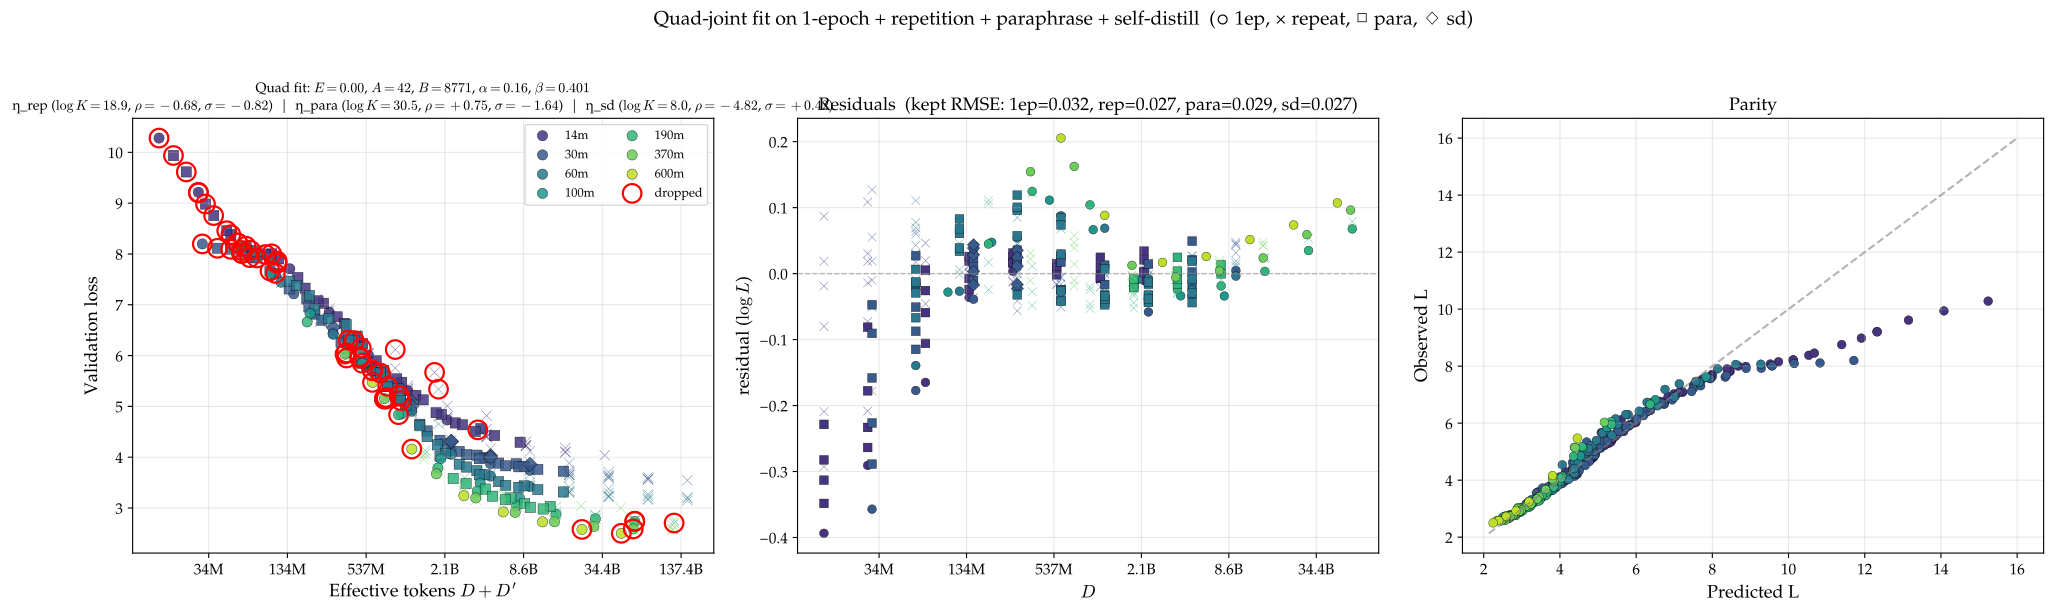

Recreate this plot in Python.
"""
Quad-joint one-shot fit on 1-epoch + multi-epoch *repetition* + *paraphrase*
+ *self-distill* data, all simultaneously.

Functional form (shared Chinchilla, separate η for each "second stream"):

    L(N, D, D'; src) = E + A/N^α + B / (D + η_src(D, D'; N) · D')^β

with src ∈ {none (1-epoch), repeat, para, sd}.  η_src is exp-sat
"Form B" with explicit R*(D, N):

    η_src(D, D'; N) = R*_src · (1 − e^{−x/R*_src}) / x,    x = D'/D,
    log R*_src = log K_src + ρ_src · log(D/N) + σ_src · log N.

We fit **14 parameters**:
  Chinchilla   : e, a, b, α, β            (5 — *shared*)
  η_repeat     : log K_rep, ρ_rep, σ_rep  (3)
  η_paraphrase : log K_para, ρ_para, σ_para (3)
  η_selfdistill: log K_sd, ρ_sd, σ_sd     (3 — σ_sd is unidentified
                                          since SD is 30M-only; reported
                                          for completeness)

Pipeline mirrors fit_joint_triple.py:
  Stage 1: 9-param rep+1ep fit (writeup_final reference reproduction).
  Stage 2: 11-param triple by warm-starting + para grid.
  Stage 3: 14-param quad by warm-starting + SD grid.
  Stage 4: iterative residual drop on the pooled (1ep + rep + para + SD).
"""

import glob
import os
import sys
from typing import Dict, List, Optional

import matplotlib.pyplot as plt
import numpy as np
import torch
from matplotlib import font_manager
from matplotlib.ticker import FuncFormatter

sys.path.insert(0, os.path.dirname(__file__))

# Palatino styling
for _f in glob.glob("/usr/share/fonts/urw-base35/P052-*.otf"):
    font_manager.fontManager.addfont(_f)
plt.rcParams.update({
    "font.family":      "serif",
    "font.serif":       ["P052", "Palatino", "TeX Gyre Pagella", "serif"],
    "mathtext.fontset": "cm",
    "font.size":        12,
    "axes.titlesize":   13,
    "axes.labelsize":   13,
    "xtick.labelsize":  11,
    "ytick.labelsize":  11,
    "legend.fontsize":  10,
    "figure.titlesize": 14,
})

from data import (OVERFIT_EXCLUDE, SIZES, TTP_RATIO,  # noqa: E402
                  extract_1epoch, extract_multi_epoch,
                  extract_paraphrase, extract_selfdistill,
                  load_with_extras)
from fit_lse import expand_grid, fit_lse, logsumexp_stable  # noqa: E402

SCRIPT_DIR = os.path.dirname(os.path.abspath(__file__))
DELTA = 0.1
SOURCE_NONE, SOURCE_REPEAT, SOURCE_PARA, SOURCE_SD = 0, 1, 2, 3

REF_1EP_ONLY = dict(E=1.72, A=1115, B=20828, alpha=0.390, beta=0.451)
REF_ONESHOT_REP = dict(E=0.050, A=31.5, B=16539, alpha=0.137, beta=0.436,
                        log_K_rep=10.32, rho_rep=-0.270, sigma_rep=-0.388)
# Triple fit (k=15) from fit_joint_triple.py
REF_TRIPLE_K15 = dict(E=0.003, A=28.9, B=15599, alpha=0.133, beta=0.431,
                       log_K_rep=10.58, rho_rep=-0.414, sigma_rep=-0.394,
                       log_K_para=10.10, rho_para=-2.555, sigma_para=+0.177)


# ──────────────────────────────────────────────────────────────────────
# Forward
# ──────────────────────────────────────────────────────────────────────

def _Rstar(log_K, rho, sigma, log_DoverN, log_N):
    return torch.exp(log_K + rho * log_DoverN + sigma * log_N)


def _eta_formB(R, x_safe):
    return R * (1.0 - torch.exp(-x_safe / R)) / x_safe


def make_quad_forward(N_arr, D_arr, Dp_arr, source_arr):
    log_N = torch.tensor(np.log(N_arr), dtype=torch.float64)
    D_t  = torch.tensor(D_arr, dtype=torch.float64)
    Dp_t = torch.tensor(Dp_arr, dtype=torch.float64)
    src_t = torch.tensor(source_arr, dtype=torch.int64)
    log_DoverN = torch.log(D_t / torch.tensor(N_arr, dtype=torch.float64))
    is_rep  = (src_t == SOURCE_REPEAT)
    is_para = (src_t == SOURCE_PARA)
    is_sd   = (src_t == SOURCE_SD)
    has_Dp  = is_rep | is_para | is_sd
    safe_D = torch.where(D_t > 0, D_t, torch.ones_like(D_t))
    x = Dp_t / safe_D
    safe_x = torch.where(has_Dp, x, torch.ones_like(x))

    def forward(p):
        R_rep  = _Rstar(p["log_K_rep"],  p["rho_rep"],  p["sigma_rep"],
                         log_DoverN, log_N)
        R_para = _Rstar(p["log_K_para"], p["rho_para"], p["sigma_para"],
                         log_DoverN, log_N)
        R_sd   = _Rstar(p["log_K_sd"],   p["rho_sd"],   p["sigma_sd"],
                         log_DoverN, log_N)
        eta_rep  = _eta_formB(R_rep,  safe_x)
        eta_para = _eta_formB(R_para, safe_x)
        eta_sd   = _eta_formB(R_sd,   safe_x)
        eta = torch.where(is_rep,  eta_rep,
                torch.where(is_para, eta_para,
                  torch.where(is_sd, eta_sd, torch.zeros_like(eta_rep))))
        D_eff = D_t + eta * Dp_t
        log_D_eff = torch.log(D_eff)
        terms = torch.stack([
            p["e"].expand_as(log_N),
            p["a"] - p["alpha"] * log_N,
            p["b"] - p["beta"] * log_D_eff,
        ], dim=0)
        return logsumexp_stable(terms, dim=0)

    return forward


def make_triple_forward(N_arr, D_arr, Dp_arr, source_arr):
    """3-stream version (no SD), used in stage-2 warm-start."""
    log_N = torch.tensor(np.log(N_arr), dtype=torch.float64)
    D_t  = torch.tensor(D_arr, dtype=torch.float64)
    Dp_t = torch.tensor(Dp_arr, dtype=torch.float64)
    src_t = torch.tensor(source_arr, dtype=torch.int64)
    log_DoverN = torch.log(D_t / torch.tensor(N_arr, dtype=torch.float64))
    is_rep  = (src_t == SOURCE_REPEAT)
    is_para = (src_t == SOURCE_PARA)
    has_Dp  = is_rep | is_para
    safe_D = torch.where(D_t > 0, D_t, torch.ones_like(D_t))
    x = Dp_t / safe_D
    safe_x = torch.where(has_Dp, x, torch.ones_like(x))

    def forward(p):
        R_rep  = _Rstar(p["log_K_rep"],  p["rho_rep"],  p["sigma_rep"],
                         log_DoverN, log_N)
        R_para = _Rstar(p["log_K_para"], p["rho_para"], p["sigma_para"],
                         log_DoverN, log_N)
        eta_rep  = _eta_formB(R_rep,  safe_x)
        eta_para = _eta_formB(R_para, safe_x)
        eta = torch.where(is_rep, eta_rep,
                           torch.where(is_para, eta_para,
                                        torch.zeros_like(eta_rep)))
        D_eff = D_t + eta * Dp_t
        log_D_eff = torch.log(D_eff)
        terms = torch.stack([
            p["e"].expand_as(log_N),
            p["a"] - p["alpha"] * log_N,
            p["b"] - p["beta"] * log_D_eff,
        ], dim=0)
        return logsumexp_stable(terms, dim=0)

    return forward


def make_rep_only_forward(N_arr, D_arr, Dp_arr, is_multi_arr):
    log_N = torch.tensor(np.log(N_arr), dtype=torch.float64)
    D_t  = torch.tensor(D_arr, dtype=torch.float64)
    Dp_t = torch.tensor(Dp_arr, dtype=torch.float64)
    has_Dp = torch.tensor(is_multi_arr, dtype=torch.bool)
    log_DoverN = torch.log(D_t / torch.tensor(N_arr, dtype=torch.float64))
    safe_D = torch.where(D_t > 0, D_t, torch.ones_like(D_t))
    x = Dp_t / safe_D
    safe_x = torch.where(has_Dp, x, torch.ones_like(x))

    def forward(p):
        R = _Rstar(p["log_K_rep"], p["rho_rep"], p["sigma_rep"],
                    log_DoverN, log_N)
        eta = _eta_formB(R, safe_x)
        eta = torch.where(has_Dp, eta, torch.zeros_like(eta))
        D_eff = D_t + eta * Dp_t
        log_D_eff = torch.log(D_eff)
        terms = torch.stack([
            p["e"].expand_as(log_N),
            p["a"] - p["alpha"] * log_N,
            p["b"] - p["beta"] * log_D_eff,
        ], dim=0)
        return logsumexp_stable(terms, dim=0)

    return forward


# ──────────────────────────────────────────────────────────────────────
# Data
# ──────────────────────────────────────────────────────────────────────

def collect_pooled_quad():
    tags, Ns, Ds, Dps, Ls, src = [], [], [], [], [], []
    for size in SIZES:
        N, datasets, parap, sd_ds = load_with_extras(size)
        s1, D1, L1 = extract_1epoch(datasets, N, scale_min=0.0)
        for d, l in zip(D1, L1):
            tags.append(size); Ns.append(N); Ds.append(d); Dps.append(0.0)
            Ls.append(l); src.append(SOURCE_NONE)
        sm, Dm, em, Dpm, Lm, _ = extract_multi_epoch(
            datasets, N, scale_min=0.0,
            exclude_overfit=OVERFIT_EXCLUDE.get(size, set()))
        for d, dp, l in zip(Dm, Dpm, Lm):
            tags.append(size); Ns.append(N); Ds.append(d); Dps.append(dp)
            Ls.append(l); src.append(SOURCE_REPEAT)
        if parap:
            sp, Dp_, _, Dpp, Lp, _ = extract_paraphrase(
                datasets, parap, N, scale_min=0.0)
            for d, dp, l in zip(Dp_, Dpp, Lp):
                tags.append(size); Ns.append(N); Ds.append(d); Dps.append(dp)
                Ls.append(l); src.append(SOURCE_PARA)
        if sd_ds:
            ss, Ds_sd, _, Dp_sd, Lsd, _ = extract_selfdistill(
                datasets, sd_ds, N, scale_min=0.0)
            for d, dp, l in zip(Ds_sd, Dp_sd, Lsd):
                tags.append(size); Ns.append(N); Ds.append(d); Dps.append(dp)
                Ls.append(l); src.append(SOURCE_SD)
    return dict(
        tags=np.array(tags),
        N=np.array(Ns, dtype=np.float64),
        D=np.array(Ds, dtype=np.float64),
        Dp=np.array(Dps, dtype=np.float64),
        L=np.array(Ls, dtype=np.float64),
        source=np.array(src, dtype=np.int64),
    )


# ──────────────────────────────────────────────────────────────────────
# Fitting
# ──────────────────────────────────────────────────────────────────────

GRID_REP_ONLY = expand_grid({
    "e":           [0.0, 1.0],
    "a":           [3.0, 12.0],
    "b":           [5.0, 12.0],
    "alpha":       [0.15, 0.4],
    "beta":        [0.3, 0.5],
    "log_K_rep":   [10.0, 18.0],
    "rho_rep":     [-1.0, 0.0],
    "sigma_rep":   [-1.0, 0.0],
})

PARA_GRID = [
    {"log_K_para": lk, "rho_para": rp, "sigma_para": sg}
    for lk in [10.0, 14.0, 18.0]
    for rp in [-2.0, -0.5, 1.0, 2.0]
    for sg in [-1.0, 0.0, 1.0]
]

SD_GRID = [
    {"log_K_sd": lk, "rho_sd": rp, "sigma_sd": sg}
    for lk in [8.0, 14.0, 18.0]
    for rp in [-1.0, 0.0, 1.0]
    for sg in [-1.0, 0.0]   # note: σ_sd is unidentified (only one N for SD)
]


def stage1_rep_only(data, delta=DELTA):
    keep = (data["source"] == SOURCE_NONE) | (data["source"] == SOURCE_REPEAT)
    fwd = make_rep_only_forward(
        data["N"][keep], data["D"][keep], data["Dp"][keep],
        is_multi_arr=(data["source"][keep] == SOURCE_REPEAT))
    log_L = torch.tensor(np.log(data["L"][keep]), dtype=torch.float64)
    return fit_lse(fwd, log_L, GRID_REP_ONLY, delta=delta, verbose=False)


def stage2_triple(data, warm_rep_params, delta=DELTA):
    keep = data["source"] != SOURCE_SD
    init_grid = [{**{k: float(v) for k, v in warm_rep_params.items()}, **g}
                 for g in PARA_GRID]
    fwd = make_triple_forward(
        data["N"][keep], data["D"][keep],
        data["Dp"][keep], data["source"][keep])
    log_L = torch.tensor(np.log(data["L"][keep]), dtype=torch.float64)
    return fit_lse(fwd, log_L, init_grid, delta=delta, verbose=False)


def stage3_quad(data, warm_triple_params, delta=DELTA):
    init_grid = [{**{k: float(v) for k, v in warm_triple_params.items()}, **g}
                 for g in SD_GRID]
    fwd = make_quad_forward(
        data["N"], data["D"], data["Dp"], data["source"])
    log_L = torch.tensor(np.log(data["L"]), dtype=torch.float64)
    return fit_lse(fwd, log_L, init_grid, delta=delta, verbose=False)


def topk_drop_sweep(data, init_params, k_values, delta=DELTA):
    fwd_full = make_quad_forward(
        data["N"], data["D"], data["Dp"], data["source"])
    last = init_params
    keep = np.ones(len(data["L"]), dtype=bool)
    cumulative = []
    out = {}
    for k in sorted(set(k_values)):
        while len(cumulative) < k:
            grid = [{kk: float(vv) for kk, vv in last.items()}]
            fwd = make_quad_forward(
                data["N"][keep], data["D"][keep],
                data["Dp"][keep], data["source"][keep])
            log_L = torch.tensor(np.log(data["L"][keep]), dtype=torch.float64)
            res = fit_lse(fwd, log_L, grid, delta=delta, verbose=False)
            with torch.no_grad():
                p_t = {kk: torch.tensor(v, dtype=torch.float64)
                       for kk, v in res["params"].items()}
                pred_full = fwd_full(p_t).numpy()
            resid = np.log(data["L"]) - pred_full
            ar = np.abs(resid); ar[~keep] = -1.0
            worst = int(np.argmax(ar))
            cumulative.append(worst); keep[worst] = False
            last = res["params"]
        grid = [{kk: float(vv) for kk, vv in last.items()}]
        fwd = make_quad_forward(
            data["N"][keep], data["D"][keep],
            data["Dp"][keep], data["source"][keep])
        log_L = torch.tensor(np.log(data["L"][keep]), dtype=torch.float64)
        res = fit_lse(fwd, log_L, grid, delta=delta, verbose=False)
        last = res["params"]
        with torch.no_grad():
            p_t = {kk: torch.tensor(v, dtype=torch.float64)
                   for kk, v in res["params"].items()}
            pred_full = fwd_full(p_t).numpy()
        out[k] = dict(params=res["params"], pred_full=pred_full,
                       keep=keep.copy(), dropped=list(cumulative))
    return out


def _summary(data, params, pred_full, keep):
    log_L = np.log(data["L"]); resid = log_L - pred_full
    summary = dict(rmse_full=float(np.sqrt(np.mean(resid ** 2))),
                   rmse_kept=float(np.sqrt(np.mean(resid[keep] ** 2))))
    for tag, src_id in [("1ep", SOURCE_NONE), ("rep", SOURCE_REPEAT),
                        ("para", SOURCE_PARA), ("sd", SOURCE_SD)]:
        m = (data["source"] == src_id)
        mk = m & keep
        summary[f"n_{tag}"] = int(m.sum())
        summary[f"n_{tag}_kept"] = int(mk.sum())
        summary[f"rmse_{tag}"] = (float(np.sqrt(np.mean(resid[mk] ** 2)))
                                   if mk.any() else float("nan"))
    summary["params"] = params
    return summary


# ──────────────────────────────────────────────────────────────────────
# Plot
# ──────────────────────────────────────────────────────────────────────

def fmt_tokens(x, pos=None):
    if x >= 1e9:  return f"{x/1e9:.1f}B"
    if x >= 1e6:  return f"{x/1e6:.0f}M"
    return f"{x:.0f}"


def plot_quad_diagnostic(data, pred_full, keep, dropped, params, summary,
                          path):
    sizes = sorted(set(data["tags"].tolist()), key=lambda t: SIZES[t][0])
    cmap = plt.cm.viridis(np.linspace(0.15, 0.9, len(sizes)))
    color_of = {s: cmap[i] for i, s in enumerate(sizes)}

    log_L = np.log(data["L"])
    resid = log_L - pred_full
    fig, axes = plt.subplots(1, 3, figsize=(20, 6))
    ax_data, ax_res, ax_par = axes

    SRC_MARKER = {SOURCE_NONE: "o", SOURCE_REPEAT: "x",
                  SOURCE_PARA: "s", SOURCE_SD: "D"}
    for tag in sizes:
        m = data["tags"] == tag
        c = color_of[tag]
        for src_id in [SOURCE_NONE, SOURCE_REPEAT, SOURCE_PARA, SOURCE_SD]:
            mm = m & (data["source"] == src_id)
            if not mm.any(): continue
            mk = SRC_MARKER[src_id]
            x = data["D"][mm] + (data["Dp"][mm] if src_id != SOURCE_NONE else 0)
            edge = "k" if mk != "x" else "none"
            ax_data.scatter(x, data["L"][mm], s=55, color=c,
                            edgecolors=edge, linewidths=0.3,
                            marker=mk, alpha=0.85,
                            label=tag if src_id == SOURCE_NONE else None)
            ax_res.scatter(data["D"][mm], resid[mm], s=40, color=c,
                           edgecolors=edge, linewidths=0.25, marker=mk)
        ax_par.scatter(np.exp(pred_full[m]), data["L"][m], s=40, color=c,
                       edgecolors="k", linewidths=0.25)
    if len(dropped):
        dmask = np.zeros(len(data["L"]), dtype=bool); dmask[dropped] = True
        ax_data.scatter(
            data["D"][dmask] + data["Dp"][dmask], data["L"][dmask],
            s=180, facecolors="none", edgecolors="red",
            linewidths=1.6, zorder=10, label="dropped")

    ax_data.set_xscale("log", base=2)
    ax_data.xaxis.set_major_formatter(FuncFormatter(fmt_tokens))
    ax_data.set_xlabel(r"Effective tokens $D + D'$")
    ax_data.set_ylabel("Validation loss")
    ax_data.legend(loc="upper right", ncol=2, fontsize=9)
    ax_data.grid(alpha=0.3)
    p = params
    ax_data.set_title(
        rf"Quad fit: $E={np.exp(p['e']):.2f}$, $A={np.exp(p['a']):.0f}$, "
        rf"$B={np.exp(p['b']):.0f}$, $\alpha={p['alpha']:.2f}$, "
        rf"$\beta={p['beta']:.3f}$" + "\n"
        rf"η_rep ($\log K{{=}}{p['log_K_rep']:.1f}$, "
        rf"$\rho{{=}}{p['rho_rep']:+.2f}$, $\sigma{{=}}{p['sigma_rep']:+.2f}$)  |  "
        rf"η_para ($\log K{{=}}{p['log_K_para']:.1f}$, "
        rf"$\rho{{=}}{p['rho_para']:+.2f}$, $\sigma{{=}}{p['sigma_para']:+.2f}$)  |  "
        rf"η_sd ($\log K{{=}}{p['log_K_sd']:.1f}$, "
        rf"$\rho{{=}}{p['rho_sd']:+.2f}$, $\sigma{{=}}{p['sigma_sd']:+.2f}$)",
        fontsize=10)

    ax_res.axhline(0, color="gray", linestyle="--", linewidth=1, alpha=0.5)
    ax_res.set_xscale("log", base=2)
    ax_res.xaxis.set_major_formatter(FuncFormatter(fmt_tokens))
    ax_res.set_xlabel(r"$D$")
    ax_res.set_ylabel(r"residual ($\log L$)")
    ax_res.set_title(rf"Residuals  (kept RMSE: 1ep={summary['rmse_1ep']:.3f}, "
                     rf"rep={summary['rmse_rep']:.3f}, "
                     rf"para={summary['rmse_para']:.3f}, "
                     rf"sd={summary['rmse_sd']:.3f})")
    ax_res.grid(alpha=0.3)

    lo = min(np.exp(pred_full).min(), data["L"].min()) * 0.95
    hi = max(np.exp(pred_full).max(), data["L"].max()) * 1.05
    ax_par.plot([lo, hi], [lo, hi], "--", color="gray", alpha=0.6)
    ax_par.set_xlabel("Predicted L")
    ax_par.set_ylabel("Observed L")
    ax_par.set_title("Parity")
    ax_par.grid(alpha=0.3)

    fig.suptitle(
        "Quad-joint fit on 1-epoch + repetition + paraphrase + self-distill"
        "  (○ 1ep, × repeat, □ para, ◇ sd)",
        fontsize=14, y=1.02)
    fig.tight_layout()
    fig.savefig(path, bbox_inches="tight")
    plt.close(fig)
    print(f"Saved {path}")


# ──────────────────────────────────────────────────────────────────────
# Main
# ──────────────────────────────────────────────────────────────────────

def _print_params(label, p):
    print(f"  {label}")
    print(f"    Chinchilla: E={np.exp(p['e']):.4f}  A={np.exp(p['a']):.2f}  "
          f"B={np.exp(p['b']):.2f}  α={p['alpha']:.4f}  β={p['beta']:.4f}")
    if "log_K_rep" in p:
        print(f"    η_rep:      log K={p['log_K_rep']:.2f}  "
              f"ρ={p['rho_rep']:+.3f}  σ={p['sigma_rep']:+.3f}")
    if "log_K_para" in p:
        print(f"    η_para:     log K={p['log_K_para']:.2f}  "
              f"ρ={p['rho_para']:+.3f}  σ={p['sigma_para']:+.3f}")
    if "log_K_sd" in p:
        print(f"    η_sd:       log K={p['log_K_sd']:.2f}  "
              f"ρ={p['rho_sd']:+.3f}  σ={p['sigma_sd']:+.3f}  "
              f"(σ_sd is unidentified — SD only at one N)")


def main():
    print("=" * 96)
    print("Quad-joint fit: 1-epoch + repetition + paraphrase + self-distill")
    print("=" * 96)

    data = collect_pooled_quad()
    n_per = {SOURCE_NONE: int((data["source"] == SOURCE_NONE).sum()),
             SOURCE_REPEAT: int((data["source"] == SOURCE_REPEAT).sum()),
             SOURCE_PARA: int((data["source"] == SOURCE_PARA).sum()),
             SOURCE_SD: int((data["source"] == SOURCE_SD).sum())}
    print(f"\nPooled: n_total={len(data['L'])}  "
          f"(1ep={n_per[SOURCE_NONE]}, rep={n_per[SOURCE_REPEAT]}, "
          f"para={n_per[SOURCE_PARA]}, sd={n_per[SOURCE_SD]})")

    print("\n[Stage 1] rep-only sub-model (9 params)...")
    res1 = stage1_rep_only(data); p1 = res1["params"]
    _print_params("(stage 1 baseline)", p1)

    print("\n[Stage 2] triple model (warm-start + para grid)...")
    res2 = stage2_triple(data, p1); p2 = res2["params"]
    _print_params("(stage 2 — triple from rep-only seed)", p2)

    # Stage 2 occasionally falls into a low-β basin when the para grid
    # opens up new attractors with the small-scale paraphrase data added.
    # Anchor a *second* initialization at the published TRIPLE k=15 params
    # (writeup §6) and re-fit; pick whichever has lower in-sample loss.
    print("\n[Stage 2'] alternate warm-start from TRIPLE k=15 params...")
    rt = REF_TRIPLE_K15
    triple_anchor = dict(
        e=float(np.log(rt["E"])), a=float(np.log(rt["A"])),
        b=float(np.log(rt["B"])), alpha=rt["alpha"], beta=rt["beta"],
        log_K_rep=rt["log_K_rep"], rho_rep=rt["rho_rep"],
        sigma_rep=rt["sigma_rep"],
        log_K_para=rt["log_K_para"], rho_para=rt["rho_para"],
        sigma_para=rt["sigma_para"],
    )
    fwd_triple = make_triple_forward(
        data["N"][data["source"] != SOURCE_SD],
        data["D"][data["source"] != SOURCE_SD],
        data["Dp"][data["source"] != SOURCE_SD],
        data["source"][data["source"] != SOURCE_SD])
    log_L_t = torch.tensor(
        np.log(data["L"][data["source"] != SOURCE_SD]),
        dtype=torch.float64)
    res2b = fit_lse(fwd_triple, log_L_t,
                     [{k: float(v) for k, v in triple_anchor.items()}],
                     delta=DELTA, verbose=False)
    p2b = res2b["params"]
    _print_params("(stage 2' — triple from TRIPLE-k=15 seed)", p2b)
    # Pick the better stage-2 result by in-sample Huber-loss
    p2_best = p2b if res2b.get("rmse_logL", float("inf")) < \
                     res2.get("rmse_logL", float("inf")) else p2
    print(f"  → using {'TRIPLE-k=15 seed' if p2_best is p2b else 'rep-only seed'} "
          f"for stage 3 (RMSE: rep-seed={res2.get('rmse_logL', float('nan')):.4f}, "
          f"triple-seed={res2b.get('rmse_logL', float('nan')):.4f})")

    print("\n[Stage 3] quad model (warm-start + SD grid)...")
    res3 = stage3_quad(data, p2_best); p3 = res3["params"]
    _print_params("(stage 3 — quad before residual drop)", p3)

    # Belt-and-braces: also try the published TRIPLE-k=15 params + sensible
    # SD init as a *direct* starting point for the quad — bypass stage 1+2
    # entirely, which can fall into low-β local minima.
    print("\n[Stage 3'] direct fit from TRIPLE-k=15 + SD seed grid...")
    triple_anchor_full = {**triple_anchor,
                           "log_K_sd": 10.0, "rho_sd": -1.0, "sigma_sd": -0.5}
    sd_alt_grid = [{**triple_anchor_full, "log_K_sd": lk,
                     "rho_sd": rp, "sigma_sd": sg}
                    for lk in [8.0, 10.0, 14.0]
                    for rp in [-2.0, -1.0, 0.0]
                    for sg in [-1.0, 0.0]]
    fwd_quad = make_quad_forward(
        data["N"], data["D"], data["Dp"], data["source"])
    log_L = torch.tensor(np.log(data["L"]), dtype=torch.float64)
    res3b = fit_lse(fwd_quad, log_L, sd_alt_grid, delta=DELTA, verbose=False)
    p3b = res3b["params"]
    _print_params("(stage 3' — quad from TRIPLE-anchor)", p3b)
    # Pick whichever yields lower in-sample loss
    rmse_a = res3.get("rmse_logL", float("inf"))
    rmse_b = res3b.get("rmse_logL", float("inf"))
    p3 = p3b if rmse_b < rmse_a else p3
    print(f"  stage 3 vs 3' loss: {rmse_a:.4f} vs {rmse_b:.4f} → "
          f"using {'3 (rep-warm)' if p3 is not p3b else '3 (TRIPLE-anchor)'}")

    K_VALUES = [0, 5, 10, 15, 20, 25, 30, 40, 50, 60]
    print(f"\n[Stage 4] iterative residual drop, k ∈ {K_VALUES}...")
    sweep = topk_drop_sweep(data, p3, K_VALUES)

    print(f"\n  {'k':>3s}  {'n_kept':>6s}  {'E':>6s}  {'A':>6s}  "
          f"{'B':>9s}  {'α':>5s}  {'β':>5s}  | "
          f"{'lK_r':>6s} {'ρ_r':>6s} {'σ_r':>6s} | "
          f"{'lK_p':>6s} {'ρ_p':>6s} {'σ_p':>6s} | "
          f"{'lK_s':>6s} {'ρ_s':>6s} {'σ_s':>6s} | "
          f"{'1ep':>5s}  {'rep':>5s}  {'par':>5s}  {'sd':>5s}")
    for k in K_VALUES:
        r = sweep[k]
        s = _summary(data, r["params"], r["pred_full"], r["keep"])
        p = r["params"]
        print(f"  {k:>3d}  {int(r['keep'].sum()):>6d}  "
              f"{np.exp(p['e']):>6.2f}  {np.exp(p['a']):>6.1f}  "
              f"{np.exp(p['b']):>9.0f}  {p['alpha']:>5.3f}  "
              f"{p['beta']:>5.3f}  | "
              f"{p['log_K_rep']:>6.2f} {p['rho_rep']:>+6.2f} "
              f"{p['sigma_rep']:>+6.2f} | "
              f"{p['log_K_para']:>6.2f} {p['rho_para']:>+6.2f} "
              f"{p['sigma_para']:>+6.2f} | "
              f"{p['log_K_sd']:>6.2f} {p['rho_sd']:>+6.2f} "
              f"{p['sigma_sd']:>+6.2f} | "
              f"{s['rmse_1ep']:>5.3f}  {s['rmse_rep']:>5.3f}  "
              f"{s['rmse_para']:>5.3f}  {s['rmse_sd']:>5.3f}")

    # Require β plateaued AND not still creeping; pick first k where β
    # has plateaued and hasn't gained > 0.005 over the next two k steps either.
    betas = [sweep[k]["params"]["beta"] for k in K_VALUES]
    canonical = K_VALUES[-1]
    for i in range(1, len(betas) - 2):
        plateau = abs(betas[i] - betas[i - 1]) < 0.01
        # also require β not to keep climbing meaningfully afterward
        future = betas[min(i + 2, len(betas) - 1)] - betas[i]
        if plateau and future < 0.02:
            canonical = K_VALUES[i]; break
    print(f"\n  Canonical k (|Δβ|<0.01 first break): k = {canonical}")
    rc = sweep[canonical]
    sc = _summary(data, rc["params"], rc["pred_full"], rc["keep"])
    _print_params(f"(canonical k={canonical})", rc["params"])
    print(f"    RMSE — 1ep:{sc['rmse_1ep']:.4f}  rep:{sc['rmse_rep']:.4f}  "
          f"para:{sc['rmse_para']:.4f}  sd:{sc['rmse_sd']:.4f}  "
          f"|  kept:{sc['rmse_kept']:.4f}")

    # ── Comparison vs reference fits ───────────────────────────────
    print("\n" + "=" * 96)
    print("Comparison with previously-reported fits:")
    print("=" * 96)
    print(f"  {'fit':<42s}  {'E':>6s}  {'A':>6s}  {'B':>7s}  "
          f"{'α':>5s}  {'β':>5s}  {'lK_r':>6s} {'lK_p':>6s} {'lK_s':>6s}")
    print(f"  {'-'*42:<42s}  {'-'*6:>6s}  {'-'*6:>6s}  {'-'*7:>7s}  "
          f"{'-'*5:>5s}  {'-'*5:>5s}  {'-'*6:>6s} {'-'*6:>6s} {'-'*6:>6s}")
    print(f"  {'two-stage 1-ep only (k=20)':<42s}  "
          f"{REF_1EP_ONLY['E']:>6.2f}  {REF_1EP_ONLY['A']:>6.0f}  "
          f"{REF_1EP_ONLY['B']:>7.0f}  {REF_1EP_ONLY['alpha']:>5.3f}  "
          f"{REF_1EP_ONLY['beta']:>5.3f}  {'-':>6s} {'-':>6s} {'-':>6s}")
    print(f"  {'one-shot rep+1ep (k=15, writeup_final)':<42s}  "
          f"{REF_ONESHOT_REP['E']:>6.2f}  {REF_ONESHOT_REP['A']:>6.1f}  "
          f"{REF_ONESHOT_REP['B']:>7.0f}  {REF_ONESHOT_REP['alpha']:>5.3f}  "
          f"{REF_ONESHOT_REP['beta']:>5.3f}  "
          f"{REF_ONESHOT_REP['log_K_rep']:>6.2f} {'-':>6s} {'-':>6s}")
    rt = REF_TRIPLE_K15
    print(f"  {'TRIPLE rep+para+1ep (k=15, §6)':<42s}  "
          f"{rt['E']:>6.3f}  {rt['A']:>6.1f}  "
          f"{rt['B']:>7.0f}  {rt['alpha']:>5.3f}  "
          f"{rt['beta']:>5.3f}  {rt['log_K_rep']:>6.2f} "
          f"{rt['log_K_para']:>6.2f} {'-':>6s}")
    pc = rc["params"]
    print(f"  {f'QUAD all 4 sources (k={canonical}, this script)':<42s}  "
          f"{np.exp(pc['e']):>6.3f}  {np.exp(pc['a']):>6.1f}  "
          f"{np.exp(pc['b']):>7.0f}  {pc['alpha']:>5.3f}  "
          f"{pc['beta']:>5.3f}  {pc['log_K_rep']:>6.2f} "
          f"{pc['log_K_para']:>6.2f} {pc['log_K_sd']:>6.2f}")

    plot_quad_diagnostic(
        data, rc["pred_full"], rc["keep"], rc["dropped"],
        rc["params"], sc,
        path=os.path.join(SCRIPT_DIR, "fit_joint_quad.pdf"))

    return sweep, canonical


if __name__ == "__main__":
    main()
